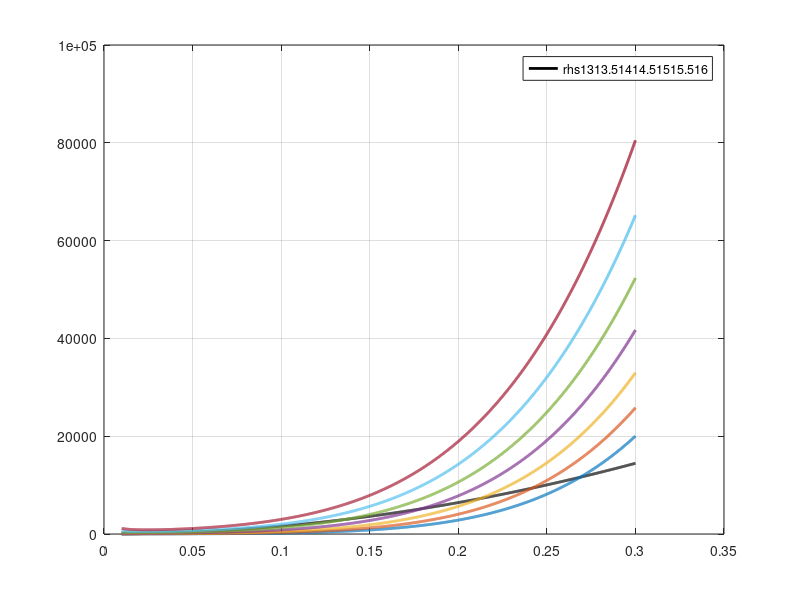

Here is the MATLAB script that generated this plot:


C1 = 0.5; 
C2 = 116; 
C3 = 0.4;
C4 = 0; 
C5 = 5;
C6 = 23;

R = 40;
v = 13;

lambda = @(omega) (omega*R)/v; 

lambda_i = @(theta, omega) 1./(lambda(omega) + 0.08*theta) - 0.035/(1 + theta^3); 

Cp = @(theta, omega) C1 * (C2 ./ lambda_i(theta, omega) - C3*theta - C5).*exp(-C6*lambda_i(theta, omega)); 

%% 

rho = 1.225; 

K = 160661.6; 

f = @(theta, omega) 0.5 * rho * R^2 * pi * v^3 * Cp(theta, omega)./omega; 

ww = 0.01:0.0001:0.3; 

plot(ww, K*ww.^2, 'k', 'LineWidth', 2) 

%%
hold on 

labels = ("rhs");

for theta = 13:0.5:16   
    plot(ww, f(theta, ww), 'LineWidth', 2)
    labels=[labels, num2str(theta)];
end 

hold off 

box on 

grid on 

legend(labels)

%% 

lower_bound = 13;
upper_bound = 16;
step_size = 0.5;

num_elements = (upper_bound - lower_bound) / step_size + 1;
theta = ones(1, num_elements);

theta = theta * step_size + lower_bound - step_size;

w0 = zeros(2*num_elements, 1);

for th = theta

    sol = fsolve(@(omega) K*omega.^2 - f(th, omega), 1.5);
    w0 = [w0; sol]

end 



